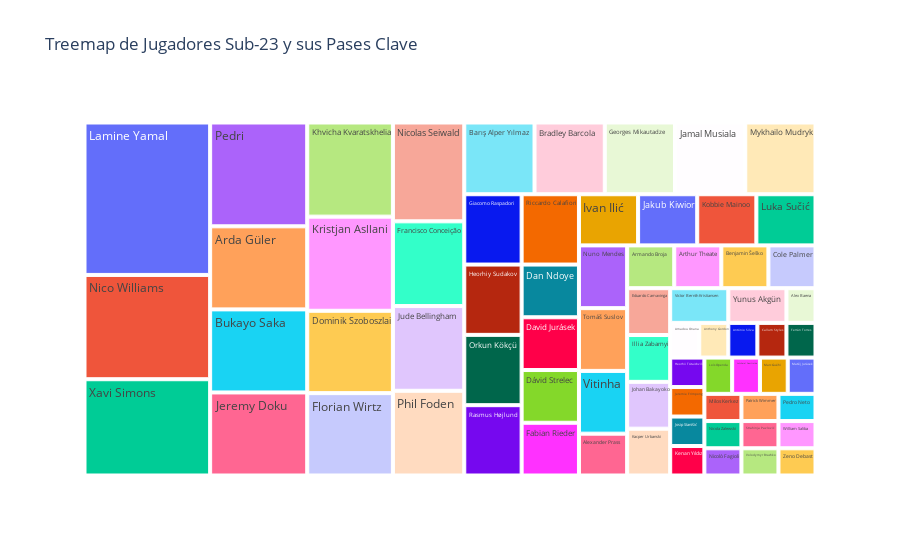

Notebook cell for this chart:
### Markdown cell above
Generamos un treemap para analizar la participación de los Sub-23 en la creación del juego ofensivo.

### Code cell
fig = px.treemap(pases[pases['Edad'] <= 23], path=['Jugador'], values='Pases Clave', title='Treemap de Jugadores Sub-23 y sus Pases Clave')
fig.show()

### Figure 1 — Plotly figure (JSON) as saved in the notebook; plotly's stock layout.template omitted (floating-point values rounded to 4 significant figures)
{"data": [{"branchvalues": "total", "domain": {"x": [0, 1], "y": [0, 1]}, "hovertemplate": "labels=%{label}<br>Pases Clave=%{value}<br>parent=%{parent}<br>id=%{id}<extra></extra>", "ids": ["Adam Hložek", "Adam Obert", "Alex Baena", "Alexander Prass", "Amadou Onana", "Anatolii Trubin", "Andrea Cambiaso", "Anthony Gordon", "António Silva", "Anzor Mekvabishvili", "Arda Güler", "Armando Broja", "Arthur Theate", "Bart Verbruggen", "Barış Alper Yılmaz", "Benjamin Šeško", "Billy Gilmour", "Bogdan Racovitan", "Bradley Barcola", "Brian Brobbey", "Bukayo Saka", "Callum Styles", "Charles De Ketelaere", "Cole Palmer", "Conor Gallagher", "Dan Ndoye", "David Jurásek", "Dominik Szoboszlai", "Dávid Strelec", "Eduardo Camavinga", "Ernest Muçi", "Fabian Rieder", "Fermin López", "Ferrán Torres", "Florian Wirtz", "Francisco Conceição", "Georges Mikautadze", "Giacomo Raspadori", "Giorgi Mamardashvili", "Gonçalo Inácio", "Gonçalo Ramos", "Heorhii Tsitaishvili", "Heorhiy Sudakov", "Illia Zabarnyi", "Ivan Ilić", "Jakub Kiwior", "Jamal Musiala", "Jeremie Frimpong", "Jeremy Doku", "Johan Bakayoko", "Joshua Zirkzee", "Josip Stanišić", "Josip Šutalo", "João Neves", "Joško Gvardiol", "Jude Bellingham", "Kacper Urbanski", "Kenan Yıldız", "Kevin Csoboth", "Khvicha Kvaratskhelia", "Kobbie Mainoo", "Kristjan Asllani", "Lamine Yamal", "Lazar Samardzic", "Leo Sauer", "Leonidas Stergiou", "Leopold Querfeld", "Loïs Openda", "Luka Sučić", "Lutsharel Geertruida", "Maksym Talovierov", "Marc Guéhi", "Mario Mitaj", "Martin Baturina", "Matej Kovar", "Matěj Jurásek", "Maximilian Beier", "Medon Berisha", "Michał Skóraś", "Micky van de Ven", "Mikkel Damsgaard", "Milos Kerkez", "Mykhailo Mudryk", "Márton Dárdai", "Nico Williams", "Nicola Zalewski", "Nicolas Seiwald", "Nicolò Fagioli", "Nuno Mendes", "Orkun Kökçü", "Patrick Wimmer", "Pavel Šulc", "Pedri", "Pedro Neto", "Phil Foden", "Radu Drăgușin", "Rasmus Højlund", "Riccardo Calafiori", "Semih Kılıçsoy", "Strahinja Pavlović", "Tomáš Suslov", "Valentin Mihaila", "Victor Bernth Kristiansen", "Vitinha", "Vladyslav Vanat", "Volodymyr Brazhko", "William Saliba", "Xavi Simons", "Yunus Akgün", "Zeki Amdouni", "Zeno Debast", "Zuriko Davitashvili", "Žan Vipotnik"], "labels": ["Adam Hložek", "Adam Obert", "Alex Baena", "Alexander Prass", "Amadou Onana", "Anatolii Trubin", "Andrea Cambiaso", "Anthony Gordon", "António Silva", "Anzor Mekvabishvili", "Arda Güler", "Armando Broja", "Arthur Theate", "Bart Verbruggen", "Barış Alper Yılmaz", "Benjamin Šeško", "Billy Gilmour", "Bogdan Racovitan", "Bradley Barcola", "Brian Brobbey", "Bukayo Saka", "Callum Styles", "Charles De Ketelaere", "Cole Palmer", "Conor Gallagher", "Dan Ndoye", "David Jurásek", "Dominik Szoboszlai", "Dávid Strelec", "Eduardo Camavinga", "Ernest Muçi", "Fabian Rieder", "Fermin López", "Ferrán Torres", "Florian Wirtz", "Francisco Conceição", "Georges Mikautadze", "Giacomo Raspadori", "Giorgi Mamardashvili", "Gonçalo Inácio", "Gonçalo Ramos", "Heorhii Tsitaishvili", "Heorhiy Sudakov", "Illia Zabarnyi", "Ivan Ilić", "Jakub Kiwior", "Jamal Musiala", "Jeremie Frimpong", "Jeremy Doku", "Johan Bakayoko", "Joshua Zirkzee", "Josip Stanišić", "Josip Šutalo", "João Neves", "Joško Gvardiol", "Jude Bellingham", "Kacper Urbanski", "Kenan Yıldız", "Kevin Csoboth", "Khvicha Kvaratskhelia", "Kobbie Mainoo", "Kristjan Asllani", "Lamine Yamal", "Lazar Samardzic", "Leo Sauer", "Leonidas Stergiou", "Leopold Querfeld", "Loïs Openda", "Luka Sučić", "Lutsharel Geertruida", "Maksym Talovierov", "Marc Guéhi", "Mario Mitaj", "Martin Baturina", "Matej Kovar", "Matěj Jurásek", "Maximilian Beier", "Medon Berisha", "Michał Skóraś", "Micky van de Ven", "Mikkel Damsgaard", "Milos Kerkez", "Mykhailo Mudryk", "Márton Dárdai", "Nico Williams", "Nicola Zalewski", "Nicolas Seiwald", "Nicolò Fagioli", "Nuno Mendes", "Orkun Kökçü", "Patrick Wimmer", "Pavel Šulc", "Pedri", "Pedro Neto", "Phil Foden", "Radu Drăgușin", "Rasmus Højlund", "Riccardo Calafiori", "Semih Kılıçsoy", "Strahinja Pavlović", "Tomáš Suslov", "Valentin Mihaila", "Victor Bernth Kristiansen", "Vitinha", "Vladyslav Vanat", "Volodymyr Brazhko", "William Saliba", "Xavi Simons", "Yunus Akgün", "Zeki Amdouni", "Zeno Debast", "Zuriko Davitashvili", "Žan Vipotnik"], "name": "", "parents": ["", "", "", "", "", "", "", "", "", "", "", "", "", "", "", "", "", "", "", "", "", "", "", "", "", "", "", "", "", "", "", "", "", "", "", "", "", "", "", "", "", "", "", "", "", "", "", "", "", "", "", "", "", "", "", "", "", "", "", "", "", "", "", "", "", "", "", "", "", "", "", "", "", "", "", "", "", "", "", "", "", "", "", "", "", "", "", "", "", "", "", "", "", "", "", "", "", "", "", "", "", "", "", "", "", "", "", "", "", "", "", "", ""], "type": "treemap", "values": [0, 0, 1, 2, 1, 0, 0, 1, 1, 0, 8, 2, 2, 0, 5, 2, 0, 0, 5, 0, 8, 1, 0, 2, 0, 3, 3, 7, 3, 2, 0, 3, 0, 1, 7, 6, 5, 4, 0, 0, 0, 1, 4, 2, 3, 3, 5, 1, 8, 2, 0, 1, 0, 0, 0, 6, 2, 1, 0, 8, 3, 8, 19, 0, 0, 0, 0, 1, 3, 1, 0, 1, 0, 0, 0, 1, 0, 0, 0, 0, 0, 1, 5, 0, 13, 1, 7, 1, 3, 4, 1, 0, 10, 1, 6, 0, 4, 4, 0, 1, 3, 0, 2, 3, 0, 1, 1, 12, 2, 0, 1, 0, 0]}], "layout": {"legend": {"tracegroupgap": 0}, "title": {"text": "Treemap de Jugadores Sub-23 y sus Pases Clave"}}}
